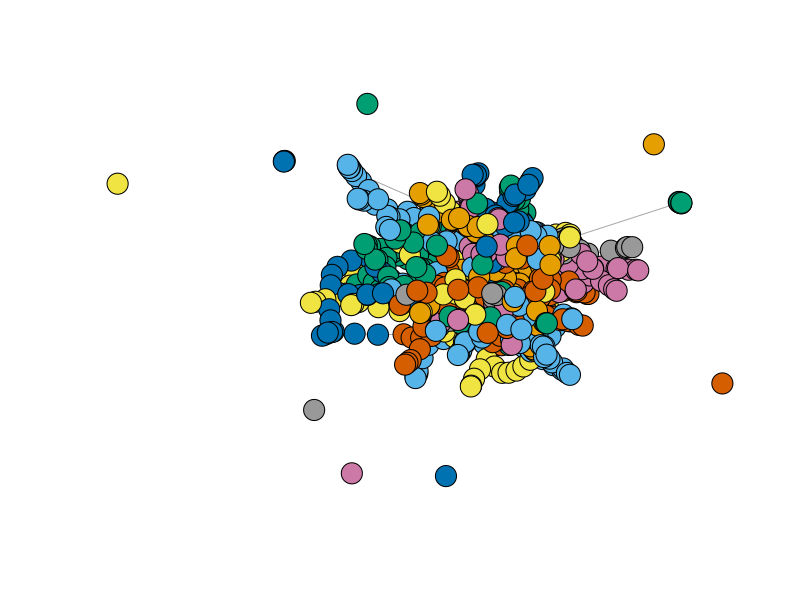
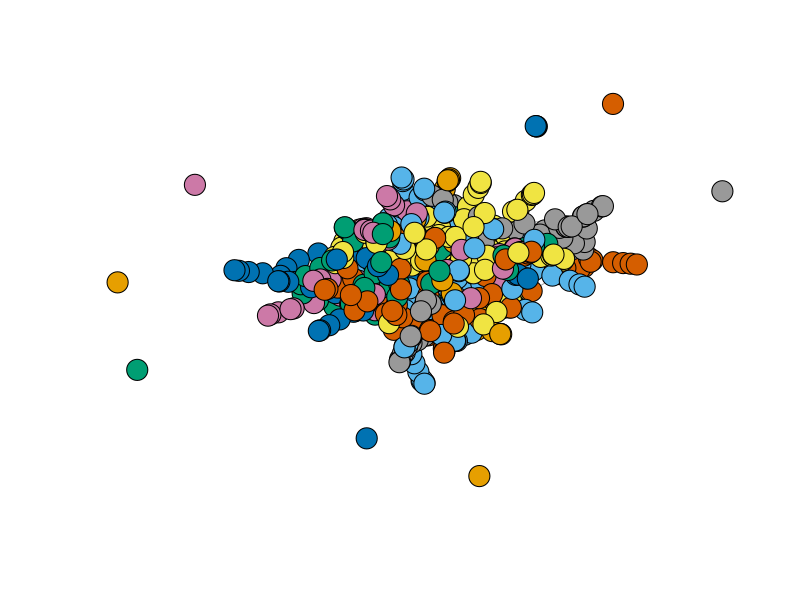

The R source for these figures, in order:
# Chunk 1
library(igraph)
require(igraph)
# Chunk 2: Intro
eue.data = read.csv('eur.csv',header = F)
eur_data =  graph.data.frame(eue.data,directed = F)
# Chunk 3: Remove Self loops
eur_data = simplify(eur_data)
# Chunk 4: Betweeness1-Prep
bet = betweenness(eur_data)
bet = sort(bet,decreasing = T)
# Chunk 5: Betweeness1-Res
names(bet[1])
# Chunk 6: Closeness1-Prep
close = closeness(eur_data)
close = sort(close, decreasing = T)
# Chunk 7: Closeness1-Res
names(close[1])
# Chunk 8: Eigenvector1-Prep
eigen = evcent(eur_data)
eigen = sort(eigen$vector, decreasing = T)
# Chunk 9: Eigenvector1-Res
names(eigen[1])
# Chunk 10: Girvan-Newman
girvan = edge.betweenness.community(eur_data)
# Chunk 11: Girvan-Newman-Plot
membership_girvan = membership(girvan)
plot(eur_data, vertex.size=7, vertex.label=NA,vertex.color=membership_girvan, asp=FALSE)
# Chunk 12: Girvan-Newman-Community
max(levels(as.factor(membership_girvan)))
# Chunk 13: Girvan-Newman-Sum
summary(as.factor(membership_girvan))
# Chunk 14: Girvan-Newman-Mod
girvan$modularity
# Chunk 15: Multi-Level
multi = multilevel.community(eur_data)
# Chunk 16: Multi-Level-Plot
membership_multi = membership(multi)
plot(eur_data, vertex.size=7, vertex.label=NA,vertex.color=membership_multi, asp=FALSE)
# Chunk 17: Multi-Level-Comm
max(levels(as.factor(membership_multi)))
# Chunk 18: Multi-Level-Sum
summary(as.factor(membership_multi))
# Chunk 19: Multi-Level-Mod
multi$modularity
